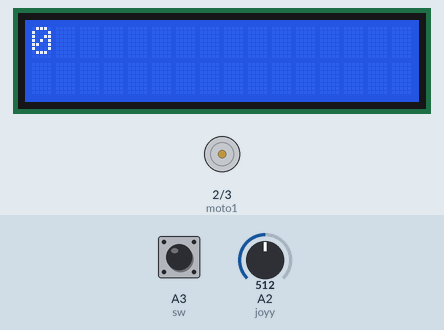
Simulated run of this sketch. Board: Arduino Mega 2560, built with avr-gcc and run on an emulated ATmega2560. Shown: 16×2 character LCD, motor-driver pin pairs drawn as motors (green arrow = first pin HIGH = forward, orange = second pin HIGH = backward, longer = more drive). The test bench sets the inputs (shaded band); at power-on: A2 (joyy) = 512, A3 (sw) HIGH. What the sketch prints to the serial monitor is not drawn.

Above: at 1.2 s.
1.3 s: A2 (joyy) set to 597
2.8 s: A2 (joyy) set to 625
At 4.1 s:
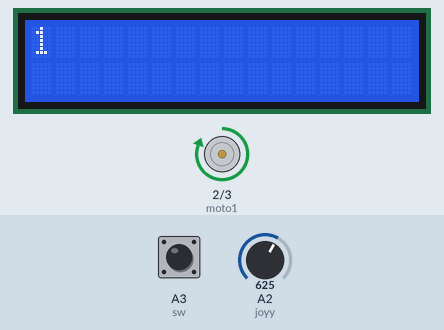
5.8 s: A2 (joyy) set to 306
At 7.0 s:
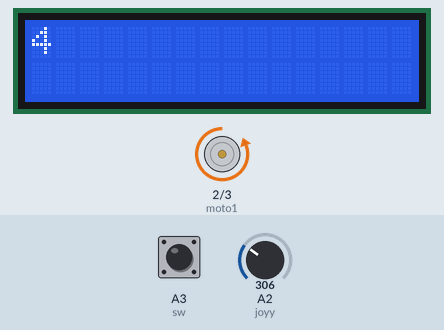
8.8 s: A2 (joyy) set to 399
11.2 s: A2 (joyy) set to 425
At 11.5 s:
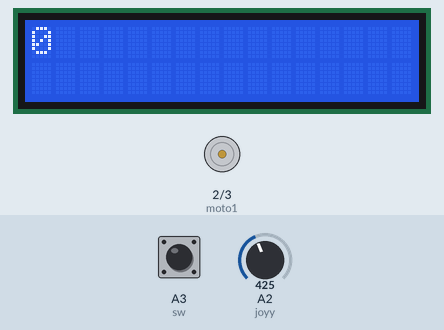
Timing chart, 0 to 13.7 s (numbered marks = the images above; inputs shaded):
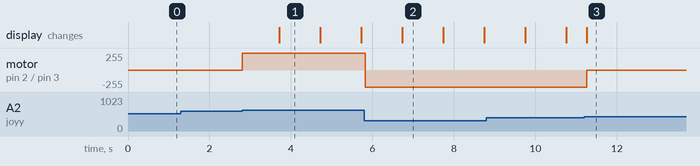

Measured:
- the behaviour switches between 612 and 613 on A2 (joyy) (found by bisection; images 0 and 1)
- the behaviour switches between 411 and 412 on A2 (joyy) (found by bisection; images 2 and 3)
- after the input at 1.3 s, every drawn part: stays the same
- after the input at 2.8 s, motor on pin 2 (moto1) / pin 3 (moto2): stopped → forward 255/255 at once; the display: changes after 0.91 s (image 1)
- after the input at 5.8 s, motor on pin 2 (moto1) / pin 3 (moto2): forward 255/255 → backward 255/255 at once
- after the input at 11.2 s, motor on pin 2 (moto1) / pin 3 (moto2): backward 255/255 → stopped after 0.06 s
- what the display in image 1 shows lasts 1.0 s, from 3.7 s to 4.7 s

The sketch:

_______-seg-shows.ino
```cpp
int joyx =A1;
int joyy=A2;
int sw = A3;
int y0=0;
int swstate=0;
const int moto1 = 2 ;
const int moto2 = 3 ;
const int Delay = 1000;
#define output OUTPUT
#define input INPUT
#define high HIGH
#define low LOW
int taimu=0;
#include <LiquidCrystal.h>
LiquidCrystal lcd(49,48,47,43,42,41);
void setup()
{
    Serial.begin(9600);
    pinMode(sw, INPUT_PULLUP);
    pinMode(moto1, output);
    pinMode(moto2, output);
    lcd.begin(0,0);
    y0=analogRead(joyy);

}
void loop()
{
    lcd.setCursor(0,0);
    lcd.print((taimu/10)%10);
    delay(100);
    int x,y,value;
    value = analogRead(joyy);
    y=value-y0;
    swstate=digitalRead(sw);
    Serial.print(y);
    if(y>100)
    {
        forward();
        taimu++;
    }
    else if(y < -100)
    {
        backward();
        taimu++;
    }
    else
    {
        motorstop();
        lcd.print("        ");
        taimu=0;
    }


}


void motorstop()
{
    digitalWrite(moto1, low);
    digitalWrite(moto2, low);
}
void forward()
{
    digitalWrite(moto1, high);
    digitalWrite(moto2, low);
}
void backward()
{
    digitalWrite(moto1, low);
    digitalWrite(moto2, high);
}
```
